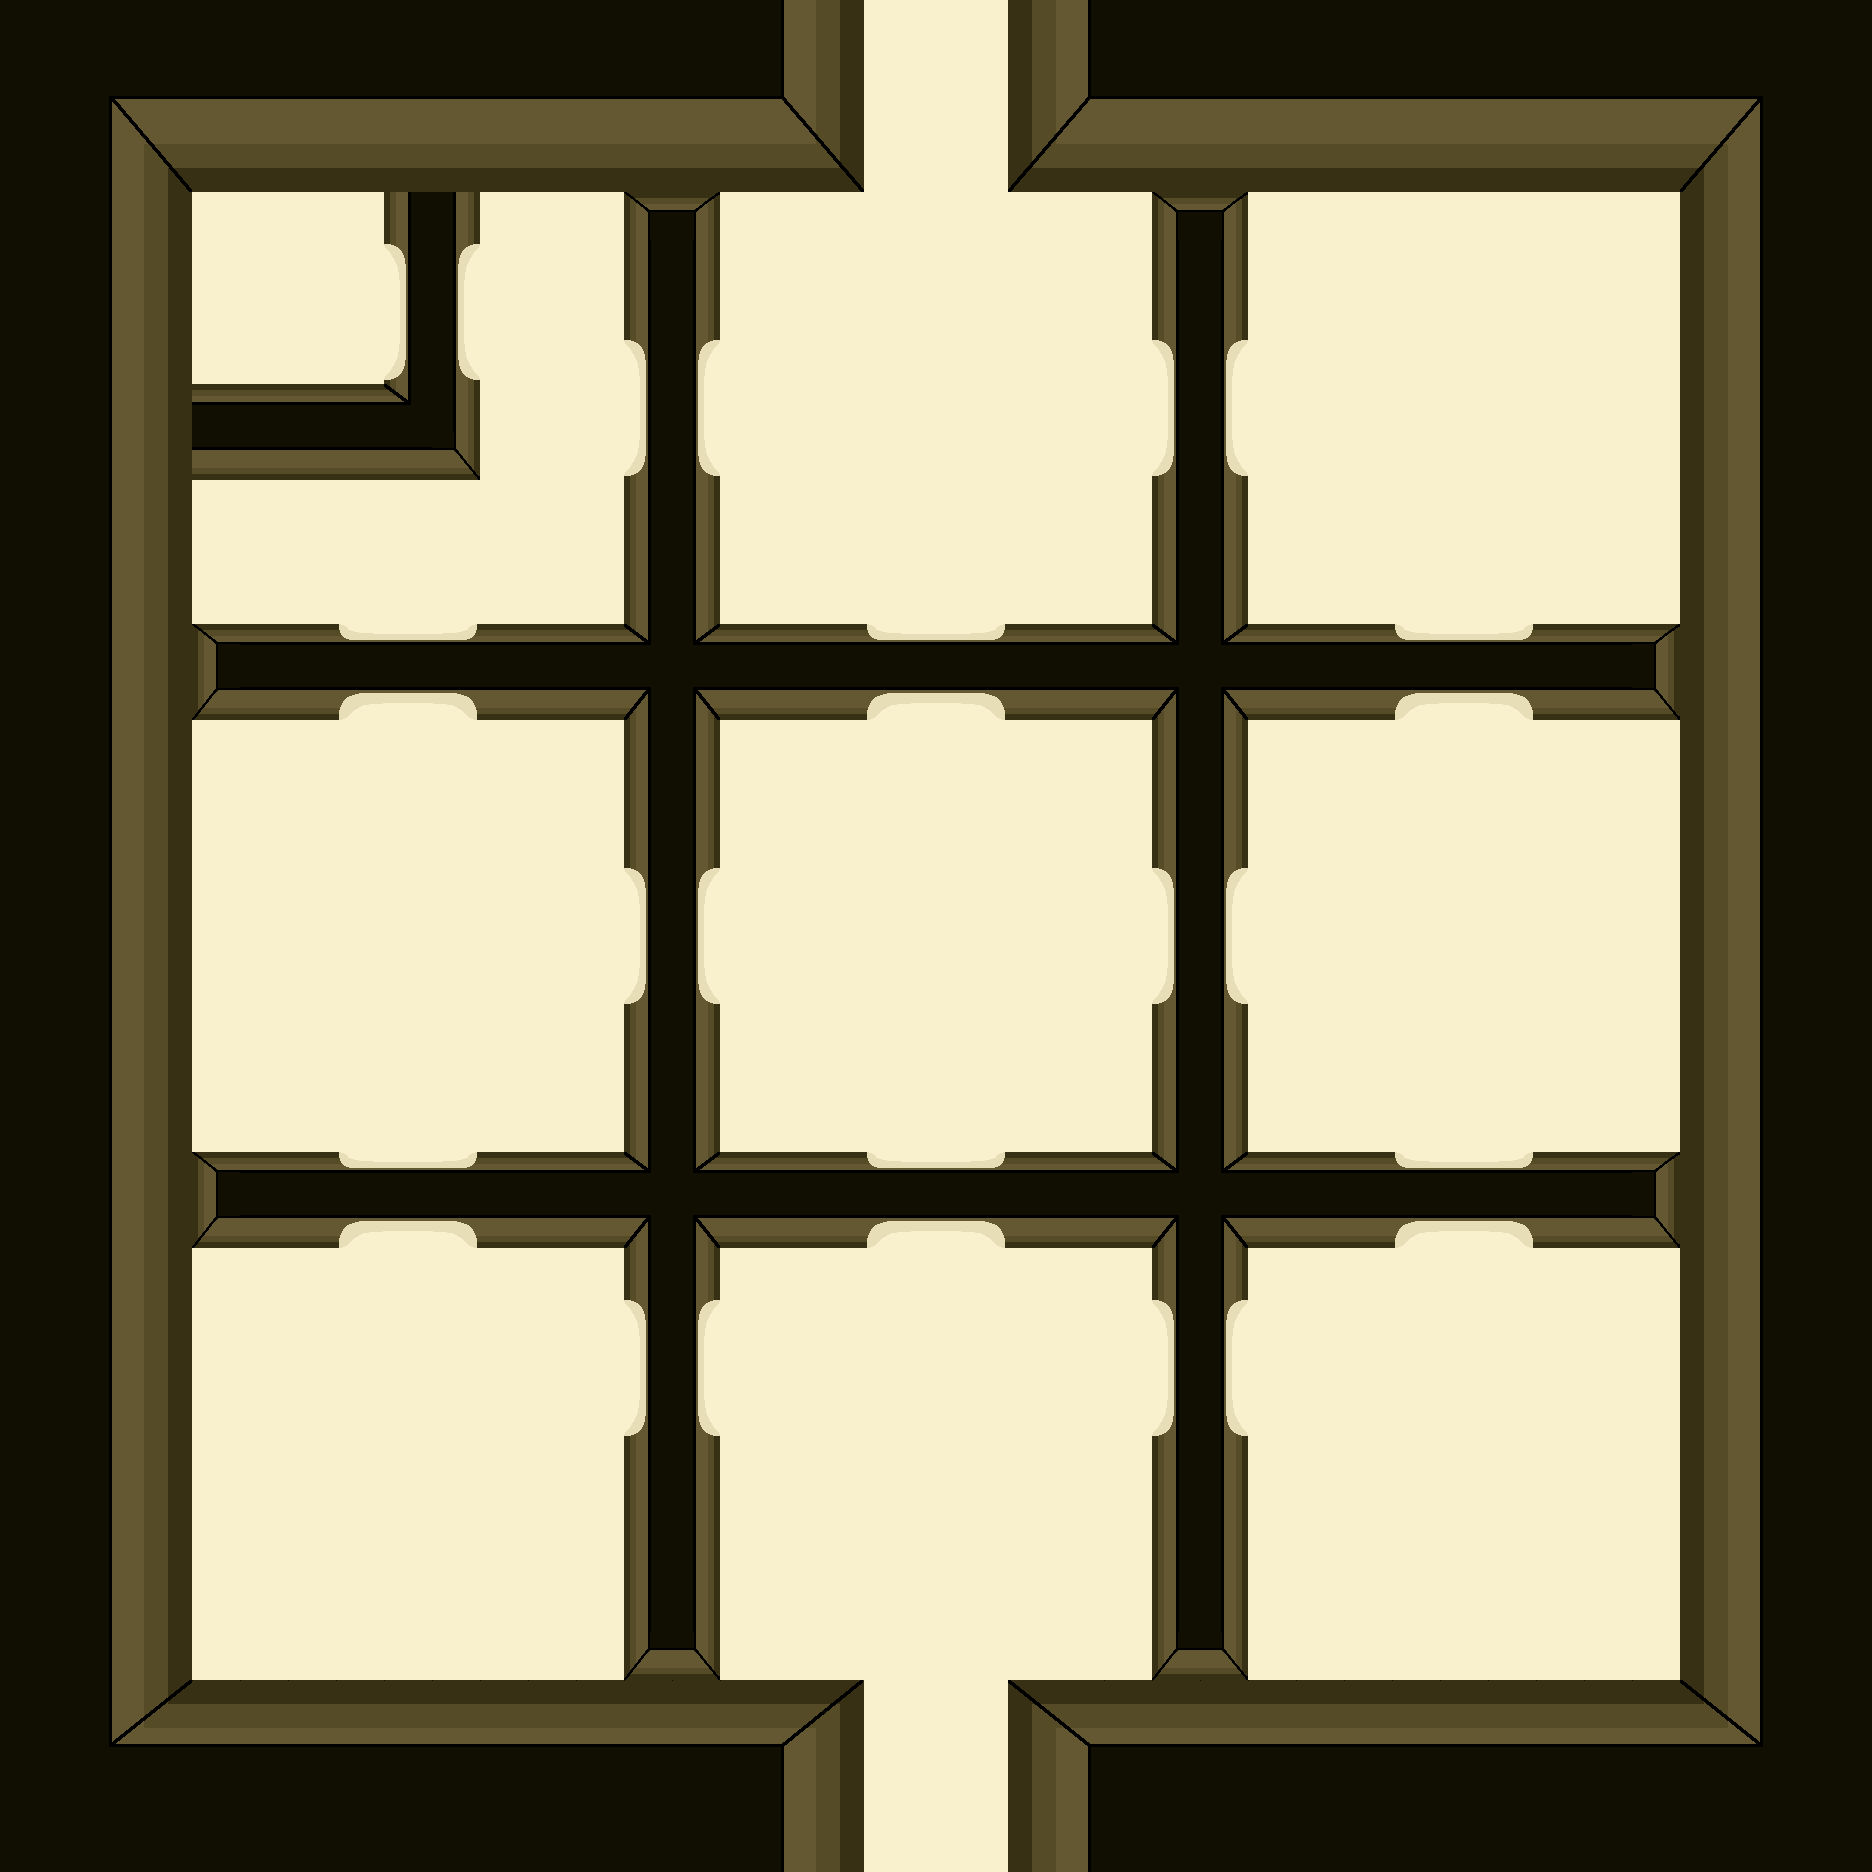

The image is a tile-based game level rendered from a .tmx file. Its description and source (layers, tilesets, objects; grid data summarised) follow:
An orthogonal 39x39 tile map with 48x48 px tiles, 1 tile layer (Calque de Tile 1) and 38 objects (13x door, 13x sprite, 9x trigger, 2x item, spawn).

<map version="1.0" orientation="orthogonal" renderorder="right-down" width="39" height="39" tilewidth="48" tileheight="48" nextobjectid="50">
 <tileset firstgid="1" name="Tilesetv2" tilewidth="48" tileheight="48" tilecount="144" columns="12">
  <image source="tileset.png" width="576" height="576" />
 </tileset>
 <layer name="Calque de Tile 1" width="39" height="39">
  <data>[1521 cells, 1521 non-empty, 75 distinct tile ids]</data>
 </layer>
 <objectgroup name="Object Layer 1">
  <object id="1" name="trigger_so" type="trigger" x="384" y="1440" width="48" height="48">
   <properties>
    <property name="margin" type="float" value="-8" />
    <property name="on_enter">switch blue_0
switch blue_1
</property>
    <property name="sprite" value="buttons.png" />
    <property name="tile_index" type="int" value="1" />
   </properties>
  </object>
  <object id="5" name="trigger_center" type="trigger" x="912" y="912" width="48" height="48">
   <properties>
    <property name="margin" type="float" value="-8" />
    <property name="on_enter">switch blue_0
switch blue_1
</property>
    <property name="sprite" value="buttons.png" />
    <property name="tile_index" type="int" value="1" />
   </properties>
  </object>
  <object id="6" name="trigger_o" type="trigger" x="384" y="912" width="48" height="48">
   <properties>
    <property name="margin" type="float" value="-8" />
    <property name="on_enter">switch yellow_0
switch yellow_1
switch yellow_2
</property>
    <property name="sprite" value="buttons.png" />
   </properties>
  </object>
  <object id="7" name="trigger_se" type="trigger" x="1440" y="1440" width="48" height="48">
   <properties>
    <property name="margin" type="float" value="-8" />
    <property name="on_enter">switch yellow_0
switch yellow_1
switch yellow_2
</property>
    <property name="sprite" value="buttons.png" />
   </properties>
  </object>
  <object id="8" name="trigger_ne" type="trigger" x="1440" y="384" width="48" height="48">
   <properties>
    <property name="margin" type="float" value="-8" />
    <property name="on_enter">switch green_0
switch green_1
switch green_2
switch green_3
switch green_0
</property>
    <property name="sprite" value="buttons.png" />
    <property name="tile_index" type="int" value="2" />
   </properties>
  </object>
  <object id="9" name="trigger_n" type="trigger" x="912" y="384" width="48" height="48">
   <properties>
    <property name="margin" type="float" value="-8" />
    <property name="on_enter">switch red_0
switch red_1
switch red_2
switch red_3
</property>
    <property name="sprite" value="buttons.png" />
    <property name="tile_index" type="int" value="3" />
   </properties>
  </object>
  <object id="10" name="trigger_s" type="trigger" x="912" y="1440" width="48" height="48">
   <properties>
    <property name="margin" type="float" value="-8" />
    <property name="on_enter">switch green_0
switch green_1
switch green_2
switch green_3
</property>
    <property name="sprite" value="buttons.png" />
    <property name="tile_index" type="int" value="2" />
   </properties>
  </object>
  <object id="11" name="red_0" type="door" x="384" y="240" width="96" height="144">
   <properties>
    <property name="horizontal" type="bool" value="false" />
   </properties>
  </object>
  <object id="12" name="yellow_0" type="door" x="624" y="336" width="96" height="144">
   <properties>
    <property name="horizontal" type="bool" value="false" />
   </properties>
  </object>
  <object id="14" name="yellow_2" type="door" x="624" y="1296" width="96" height="144">
   <properties>
    <property name="horizontal" type="bool" value="false" />
    <property name="open" type="bool" value="true" />
   </properties>
  </object>
  <object id="15" name="yellow_1" type="door" x="336" y="624" width="144" height="96">
   <properties>
    <property name="horizontal" type="bool" value="true" />
   </properties>
  </object>
  <object id="16" name="green_2" type="door" x="336" y="1152" width="144" height="96">
   <properties>
    <property name="horizontal" type="bool" value="true" />
   </properties>
  </object>
  <object id="17" name="green_3" type="door" x="864" y="1152" width="144" height="96">
   <properties>
    <property name="horizontal" type="bool" value="true" />
    <property name="open" type="bool" value="false" />
   </properties>
  </object>
  <object id="18" name="green_1" type="door" x="864" y="624" width="144" height="96">
   <properties>
    <property name="horizontal" type="bool" value="true" />
   </properties>
  </object>
  <object id="19" name="green_0" type="door" x="1152" y="336" width="96" height="144">
   <properties>
    <property name="horizontal" type="bool" value="false" />
   </properties>
  </object>
  <object id="20" name="red_2" type="door" x="1152" y="864" width="96" height="144">
   <properties>
    <property name="horizontal" type="bool" value="false" />
   </properties>
  </object>
  <object id="21" name="red_1" type="door" x="1392" y="624" width="144" height="96">
   <properties>
    <property name="horizontal" type="bool" value="true" />
   </properties>
  </object>
  <object id="22" name="red_3" type="door" x="1392" y="1152" width="144" height="96">
   <properties>
    <property name="horizontal" type="bool" value="true" />
   </properties>
  </object>
  <object id="23" name="blue_0" type="door" x="624" y="864" width="96" height="144">
   <properties>
    <property name="horizontal" type="bool" value="false" />
   </properties>
  </object>
  <object id="24" name="blue_1" type="door" x="1152" y="1296" width="96" height="144">
   <properties>
    <property name="horizontal" type="bool" value="false" />
   </properties>
  </object>
  <object id="25" name="spawn" type="spawn" x="912" y="1776" width="48" height="48" />
  <object id="26" name="exit" type="trigger" x="864" y="0" width="144" height="48">
   <properties>
    <property name="on_enter">next_level lvl_1.json
</property>
   </properties>
  </object>
  <object id="28" name="item_0" type="item" x="240" y="240" width="48" height="48" />
  <object id="30" name="item_1" type="item" x="1440" y="912" width="48" height="48">
   <properties>
    <property name="item" type="int" value="1" />
   </properties>
  </object>
  <object id="35" name="exit_prev" type="trigger" x="864" y="1824" width="144" height="48">
   <properties>
    <property name="on_enter">next_level lvl_5.json
</property>
   </properties>
  </object>
  <object id="36" name="yellow_gem" type="sprite" x="624" y="1344" width="96" height="48">
   <properties>
    <property name="depth" type="float" value="0.5" />
    <property name="sprite" value="door_gem.png" />
    <property name="tile_v" type="int" value="1" />
   </properties>
  </object>
  <object id="38" name="yellow_gem" type="sprite" x="384" y="624" width="48" height="96">
   <properties>
    <property name="depth" type="float" value="0.5" />
    <property name="offset_y" type="float" value="6" />
    <property name="sprite" value="door_gem.png" />
    <property name="tile_v" type="int" value="1" />
   </properties>
  </object>
  <object id="39" name="yellow_gem" type="sprite" x="624" y="384" width="96" height="48">
   <properties>
    <property name="depth" type="float" value="0.5" />
    <property name="sprite" value="door_gem.png" />
    <property name="tile_v" type="int" value="1" />
   </properties>
  </object>
  <object id="40" name="green_gem" type="sprite" x="912" y="624" width="48" height="96">
   <properties>
    <property name="depth" type="float" value="0.5" />
    <property name="offset_y" type="float" value="6" />
    <property name="sprite" value="door_gem.png" />
    <property name="tile_index" type="int" value="2" />
    <property name="tile_v" type="int" value="1" />
   </properties>
  </object>
  </objectgroup>
</map>
<!-- 9 of 38 objects omitted -->
